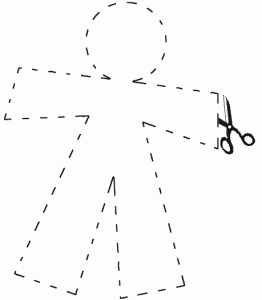
%> input picture cocina.gif, 262 x 300 px
$ octave --eval "prueba;"   (GNU Octave 9; MATLAB toolbox functions it lacks are replaced by stand-ins)
%> lines starting %> are read from the running program, lines starting %| are printed output that depends on the picture
function prueba()
    clear all
    close all

    % Configuracion de estilo de la interfaz
    hh=figure;
    h1=axes;
    set(hh,'color','w');
    set(h1,'Ydir','reverse');
    set(h1,'Xaxislocation','top')

    % Limites plano cartesiano
    xlim([0,300])
    ylim([0,300])

    % Leer imagen
    I = imread('cocina.gif');
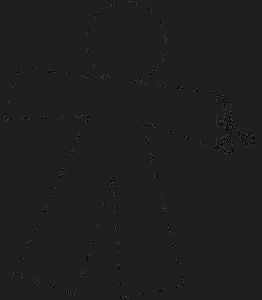
%> I: size 300x262 uint8; min 0, max 60, mean 31.1
    I = imresize(I,[300,300]);
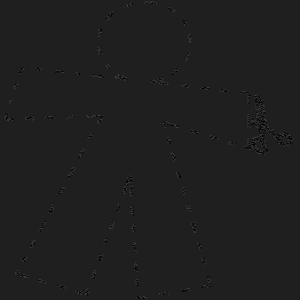
%> I: size 300x300 uint8; min 0, max 63, mean 31.1
    image(I)
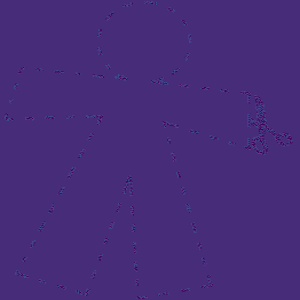
%> displayed picture: size 300x300x3, on the screen's scale of 0 to 255; mean R, G, B 70.9, 44, 122

    % Obtener puntos en el plano (curva)
%> (the run ends here)
